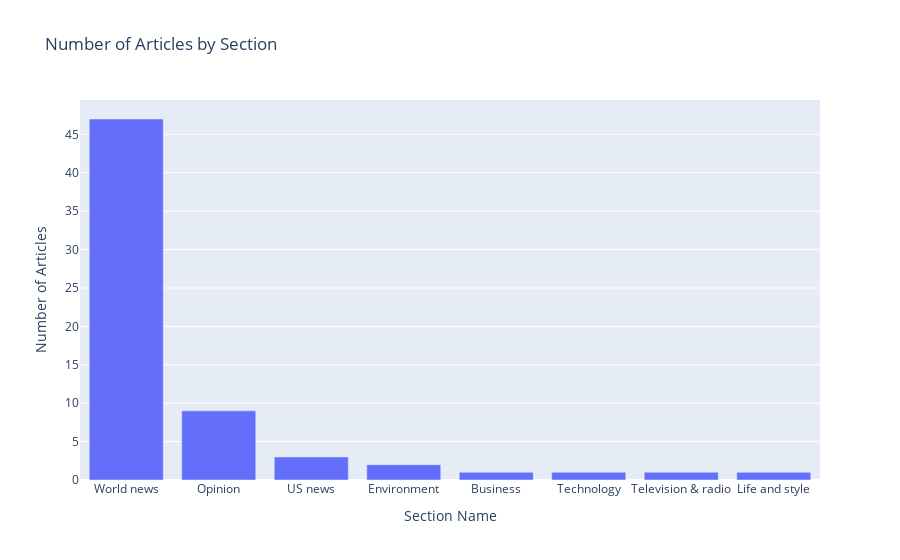

This figure's notebook cell:
### Code cell
top_sections = data_processor.get_top_section()
print(top_sections)
visualizer.plot_articles_by_section(top_sections)

### Figure 1 — Plotly figure (JSON) as saved in the notebook; plotly's stock layout.template omitted (floating-point values rounded to 4 significant figures)
{"data": [{"alignmentgroup": "True", "hovertemplate": "Section Name=%{x}<br>Number of Articles=%{y}<extra></extra>", "legendgroup": "", "marker": {"color": "#636efa", "pattern": {"shape": ""}}, "name": "", "offsetgroup": "", "orientation": "v", "showlegend": false, "textposition": "auto", "type": "bar", "x": ["World news", "Opinion", "US news", "Environment", "Business", "Technology", "Television & radio", "Life and style"], "xaxis": "x", "y": [47, 9, 3, 2, 1, 1, 1, 1], "yaxis": "y"}], "layout": {"barmode": "relative", "legend": {"tracegroupgap": 0}, "title": {"text": "Number of Articles by Section"}, "xaxis": {"anchor": "y", "domain": [0, 1], "title": {"text": "Section Name"}}, "yaxis": {"anchor": "x", "domain": [0, 1], "title": {"text": "Number of Articles"}}}}
